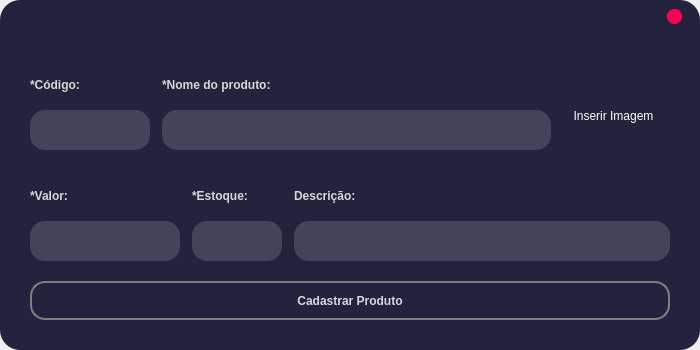
<?xml version="1.0" encoding="UTF-8"?>
<ui version="4.0">
 <class>Produto</class>
 <widget class="QMainWindow" name="Produto">
  <property name="geometry">
   <rect>
    <x>0</x>
    <y>0</y>
    <width>700</width>
    <height>350</height>
   </rect>
  </property>
  <property name="minimumSize">
   <size>
    <width>700</width>
    <height>350</height>
   </size>
  </property>
  <property name="maximumSize">
   <size>
    <width>700</width>
    <height>350</height>
   </size>
  </property>
  <property name="windowTitle">
   <string>MainWindow</string>
  </property>
  <widget class="QWidget" name="centralwidget">
   <property name="styleSheet">
    <string notr="true">QMainWindow{
	border-radius:20px;
}

QWidget#centralwidget{
	background-color: #23233D;
	border-radius:20px;
}

QPushButton#close_button{
	background-color: #FF0053;
	border-radius: 7px;
}

QFrame#main_frame{
	margin: 30px;
}

QLabel{
	color: rgb(217, 214, 215);
	max-height: 20px;
	font-weight: bold;
	font-size: 12px;
}

QLineEdit {
	padding-left: 20px;
	min-height: 40px;
	border-radius: 15px;
	background-color: #434459;
	color: rgb(217, 214, 215);
}

QLineEdit::focus{
	border: 2px solid rgb(98, 131, 255);
}

QLineEdit::hover{
	border: 2px solid rgb(98, 196, 255);
}

QPushButton#edit_pic{
	border: none;
	color:	white;
}

QPushButton#edit_pic::hover{
	font-weight: bold;
}

QPushButton#insert_product_button{
	color: rgb(217, 214, 215);
	min-height: 35px;
	border: 2px solid rgb(126, 128, 128);
	border-radius: 15px;
	font-weight: bold;
}

QPushButton#insert_product_button::hover{
	border: 2px solid rgb(98, 196, 255);
}</string>
   </property>
   <layout class="QVBoxLayout" name="verticalLayout">
    <property name="spacing">
     <number>0</number>
    </property>
    <property name="leftMargin">
     <number>0</number>
    </property>
    <property name="topMargin">
     <number>0</number>
    </property>
    <property name="rightMargin">
     <number>0</number>
    </property>
    <property name="bottomMargin">
     <number>0</number>
    </property>
    <item>
     <widget class="QFrame" name="frame">
      <property name="maximumSize">
       <size>
        <width>16777215</width>
        <height>30</height>
       </size>
      </property>
      <property name="frameShape">
       <enum>QFrame::NoFrame</enum>
      </property>
      <property name="frameShadow">
       <enum>QFrame::Raised</enum>
      </property>
      <layout class="QHBoxLayout" name="horizontalLayout">
       <property name="spacing">
        <number>0</number>
       </property>
       <property name="leftMargin">
        <number>0</number>
       </property>
       <property name="topMargin">
        <number>0</number>
       </property>
       <property name="rightMargin">
        <number>0</number>
       </property>
       <property name="bottomMargin">
        <number>0</number>
       </property>
       <item>
        <widget class="QFrame" name="frame_3">
         <property name="frameShape">
          <enum>QFrame::NoFrame</enum>
         </property>
         <property name="frameShadow">
          <enum>QFrame::Raised</enum>
         </property>
        </widget>
       </item>
       <item>
        <widget class="QFrame" name="frame_4">
         <property name="maximumSize">
          <size>
           <width>50</width>
           <height>16777215</height>
          </size>
         </property>
         <property name="frameShape">
          <enum>QFrame::NoFrame</enum>
         </property>
         <property name="frameShadow">
          <enum>QFrame::Raised</enum>
         </property>
         <layout class="QHBoxLayout" name="horizontalLayout_2">
          <item>
           <widget class="QPushButton" name="close_button">
            <property name="minimumSize">
             <size>
              <width>15</width>
              <height>15</height>
             </size>
            </property>
            <property name="maximumSize">
             <size>
              <width>15</width>
              <height>15</height>
             </size>
            </property>
            <property name="text">
             <string/>
            </property>
           </widget>
          </item>
         </layout>
        </widget>
       </item>
      </layout>
     </widget>
    </item>
    <item>
     <widget class="QFrame" name="main_frame">
      <property name="frameShape">
       <enum>QFrame::NoFrame</enum>
      </property>
      <property name="frameShadow">
       <enum>QFrame::Raised</enum>
      </property>
      <layout class="QVBoxLayout" name="verticalLayout_2">
       <property name="spacing">
        <number>15</number>
       </property>
       <property name="leftMargin">
        <number>0</number>
       </property>
       <property name="topMargin">
        <number>0</number>
       </property>
       <property name="rightMargin">
        <number>0</number>
       </property>
       <property name="bottomMargin">
        <number>0</number>
       </property>
       <item>
        <widget class="QFrame" name="frame_5">
         <property name="minimumSize">
          <size>
           <width>0</width>
           <height>107</height>
          </size>
         </property>
         <property name="frameShape">
          <enum>QFrame::NoFrame</enum>
         </property>
         <property name="frameShadow">
          <enum>QFrame::Raised</enum>
         </property>
         <layout class="QHBoxLayout" name="horizontalLayout_3">
          <property name="spacing">
           <number>12</number>
          </property>
          <property name="leftMargin">
           <number>0</number>
          </property>
          <property name="topMargin">
           <number>0</number>
          </property>
          <property name="rightMargin">
           <number>0</number>
          </property>
          <property name="bottomMargin">
           <number>0</number>
          </property>
          <item>
           <widget class="QFrame" name="frame_2">
            <property name="maximumSize">
             <size>
              <width>120</width>
              <height>16777215</height>
             </size>
            </property>
            <property name="frameShape">
             <enum>QFrame::NoFrame</enum>
            </property>
            <property name="frameShadow">
             <enum>QFrame::Raised</enum>
            </property>
            <layout class="QVBoxLayout" name="verticalLayout_3">
             <property name="spacing">
              <number>0</number>
             </property>
             <property name="leftMargin">
              <number>0</number>
             </property>
             <property name="topMargin">
              <number>0</number>
             </property>
             <property name="rightMargin">
              <number>0</number>
             </property>
             <property name="bottomMargin">
              <number>0</number>
             </property>
             <item>
              <widget class="QLabel" name="label">
               <property name="minimumSize">
                <size>
                 <width>0</width>
                 <height>0</height>
                </size>
               </property>
               <property name="text">
                <string>*Código:</string>
               </property>
              </widget>
             </item>
             <item>
              <widget class="QLineEdit" name="code_edit"/>
             </item>
            </layout>
           </widget>
          </item>
          <item>
           <widget class="QFrame" name="frame_8">
            <property name="minimumSize">
             <size>
              <width>107</width>
              <height>0</height>
             </size>
            </property>
            <property name="frameShape">
             <enum>QFrame::NoFrame</enum>
            </property>
            <property name="frameShadow">
             <enum>QFrame::Raised</enum>
            </property>
            <layout class="QVBoxLayout" name="verticalLayout_4">
             <property name="spacing">
              <number>0</number>
             </property>
             <property name="leftMargin">
              <number>0</number>
             </property>
             <property name="topMargin">
              <number>0</number>
             </property>
             <property name="rightMargin">
              <number>0</number>
             </property>
             <property name="bottomMargin">
              <number>0</number>
             </property>
             <item>
              <widget class="QLabel" name="label_2">
               <property name="minimumSize">
                <size>
                 <width>0</width>
                 <height>0</height>
                </size>
               </property>
               <property name="text">
                <string>*Nome do produto:</string>
               </property>
              </widget>
             </item>
             <item>
              <widget class="QLineEdit" name="name_edit"/>
             </item>
            </layout>
           </widget>
          </item>
          <item>
           <widget class="QFrame" name="frame_9">
            <property name="minimumSize">
             <size>
              <width>107</width>
              <height>0</height>
             </size>
            </property>
            <property name="frameShape">
             <enum>QFrame::NoFrame</enum>
            </property>
            <property name="frameShadow">
             <enum>QFrame::Raised</enum>
            </property>
            <widget class="QLabel" name="product_pic">
             <property name="geometry">
              <rect>
               <x>0</x>
               <y>0</y>
               <width>107</width>
               <height>107</height>
              </rect>
             </property>
             <property name="minimumSize">
              <size>
               <width>107</width>
               <height>107</height>
              </size>
             </property>
             <property name="maximumSize">
              <size>
               <width>16777215</width>
               <height>20</height>
              </size>
             </property>
             <property name="text">
              <string/>
             </property>
             <property name="pixmap">
              <pixmap>../resources/Product/no-image-icon-23492.png</pixmap>
             </property>
             <property name="scaledContents">
              <bool>true</bool>
             </property>
            </widget>
            <widget class="QPushButton" name="edit_pic">
             <property name="geometry">
              <rect>
               <x>-10</x>
               <y>0</y>
               <width>121</width>
               <height>111</height>
              </rect>
             </property>
             <property name="text">
              <string>Inserir Imagem</string>
             </property>
            </widget>
           </widget>
          </item>
         </layout>
        </widget>
       </item>
       <item>
        <widget class="QFrame" name="frame_6">
         <property name="minimumSize">
          <size>
           <width>0</width>
           <height>107</height>
          </size>
         </property>
         <property name="frameShape">
          <enum>QFrame::NoFrame</enum>
         </property>
         <property name="frameShadow">
          <enum>QFrame::Raised</enum>
         </property>
         <layout class="QHBoxLayout" name="horizontalLayout_4">
          <property name="spacing">
           <number>12</number>
          </property>
          <property name="leftMargin">
           <number>0</number>
          </property>
          <property name="topMargin">
           <number>0</number>
          </property>
          <property name="rightMargin">
           <number>0</number>
          </property>
          <property name="bottomMargin">
           <number>0</number>
          </property>
          <item>
           <widget class="QFrame" name="frame_10">
            <property name="maximumSize">
             <size>
              <width>150</width>
              <height>16777215</height>
             </size>
            </property>
            <property name="frameShape">
             <enum>QFrame::NoFrame</enum>
            </property>
            <property name="frameShadow">
             <enum>QFrame::Raised</enum>
            </property>
            <layout class="QVBoxLayout" name="verticalLayout_6">
             <property name="spacing">
              <number>0</number>
             </property>
             <property name="leftMargin">
              <number>0</number>
             </property>
             <property name="topMargin">
              <number>0</number>
             </property>
             <property name="rightMargin">
              <number>0</number>
             </property>
             <property name="bottomMargin">
              <number>0</number>
             </property>
             <item>
              <widget class="QLabel" name="label_4">
               <property name="minimumSize">
                <size>
                 <width>0</width>
                 <height>0</height>
                </size>
               </property>
               <property name="text">
                <string>*Valor:</string>
               </property>
              </widget>
             </item>
             <item>
              <widget class="QLineEdit" name="value_edit"/>
             </item>
            </layout>
           </widget>
          </item>
          <item>
           <widget class="QFrame" name="frame_11">
            <property name="maximumSize">
             <size>
              <width>90</width>
              <height>16777215</height>
             </size>
            </property>
            <property name="frameShape">
             <enum>QFrame::NoFrame</enum>
            </property>
            <property name="frameShadow">
             <enum>QFrame::Raised</enum>
            </property>
            <layout class="QVBoxLayout" name="verticalLayout_7">
             <property name="spacing">
              <number>0</number>
             </property>
             <property name="leftMargin">
              <number>0</number>
             </property>
             <property name="topMargin">
              <number>0</number>
             </property>
             <property name="rightMargin">
              <number>0</number>
             </property>
             <property name="bottomMargin">
              <number>0</number>
             </property>
             <item>
              <widget class="QLabel" name="label_5">
               <property name="minimumSize">
                <size>
                 <width>0</width>
                 <height>0</height>
                </size>
               </property>
               <property name="text">
                <string>*Estoque:</string>
               </property>
              </widget>
             </item>
             <item>
              <widget class="QLineEdit" name="stock_edit"/>
             </item>
            </layout>
           </widget>
          </item>
          <item>
           <widget class="QFrame" name="frame_12">
            <property name="frameShape">
             <enum>QFrame::NoFrame</enum>
            </property>
            <property name="frameShadow">
             <enum>QFrame::Raised</enum>
            </property>
            <layout class="QVBoxLayout" name="verticalLayout_8">
             <property name="spacing">
              <number>0</number>
             </property>
             <property name="leftMargin">
              <number>0</number>
             </property>
             <property name="topMargin">
              <number>0</number>
             </property>
             <property name="rightMargin">
              <number>0</number>
             </property>
             <property name="bottomMargin">
              <number>0</number>
             </property>
             <item>
              <widget class="QLabel" name="label_6">
               <property name="minimumSize">
                <size>
                 <width>0</width>
                 <height>0</height>
                </size>
               </property>
               <property name="text">
                <string>Descrição:</string>
               </property>
              </widget>
             </item>
             <item>
              <widget class="QLineEdit" name="description_edit"/>
             </item>
            </layout>
           </widget>
          </item>
         </layout>
        </widget>
       </item>
       <item>
        <widget class="QFrame" name="frame_7">
         <property name="frameShape">
          <enum>QFrame::NoFrame</enum>
         </property>
         <property name="frameShadow">
          <enum>QFrame::Raised</enum>
         </property>
         <layout class="QVBoxLayout" name="verticalLayout_5">
          <property name="spacing">
           <number>0</number>
          </property>
          <property name="leftMargin">
           <number>0</number>
          </property>
          <property name="topMargin">
           <number>0</number>
          </property>
          <property name="rightMargin">
           <number>0</number>
          </property>
          <property name="bottomMargin">
           <number>0</number>
          </property>
          <item>
           <widget class="QPushButton" name="insert_product_button">
            <property name="text">
             <string>Cadastrar Produto</string>
            </property>
           </widget>
          </item>
         </layout>
        </widget>
       </item>
      </layout>
     </widget>
    </item>
   </layout>
  </widget>
 </widget>
 <resources/>
 <connections/>
</ui>
